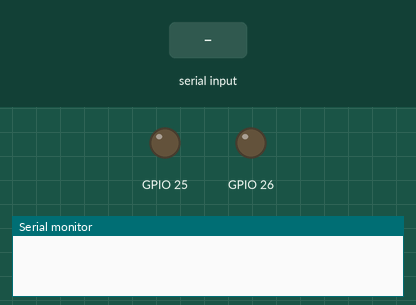
The sketch below on a simulated ESP32. On the bench: output pins drawn as LEDs (lit = HIGH), the last lines printed to the serial monitor. The inputs (shaded band) are chosen by the test bench.

Above: at 1.2 s.
1.3 s: "90,45,200\n" received over Serial
At 1.9 s:
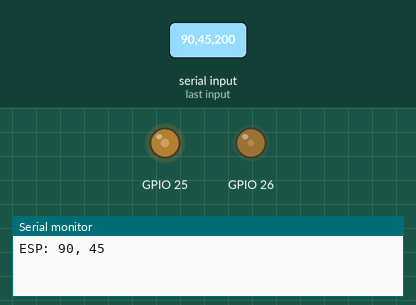
2.8 s: "30,150,10\n" received over Serial
At 3.1 s:
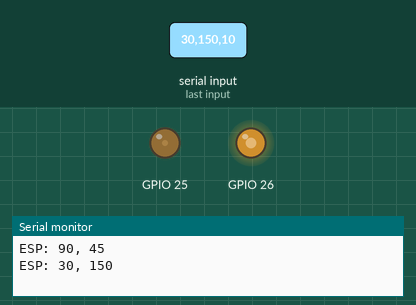
4.3 s: "90\n" received over Serial
At 5.1 s:
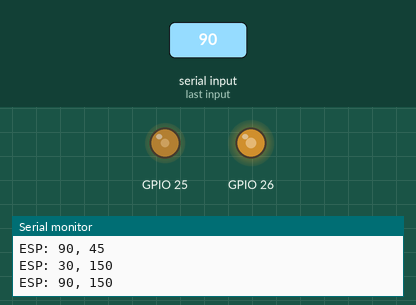
5.8 s: "200\n" received over Serial
At 6.3 s:
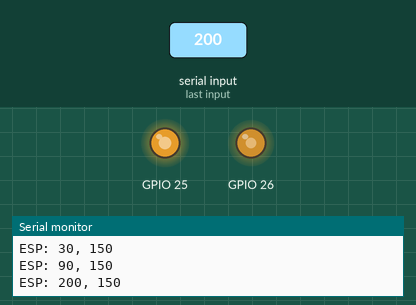
7.3 s: "1,90\n" received over Serial
At 8.5 s:
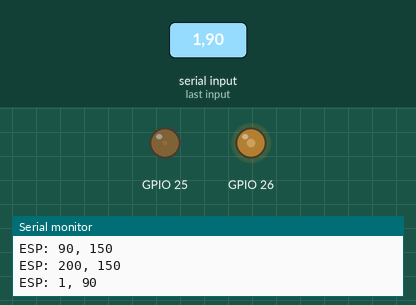
8.8 s: "90,45\n" received over Serial
At 9.9 s:
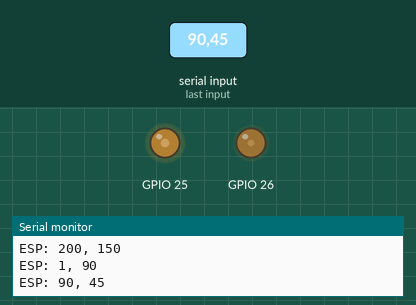
Timing chart, 0 to 11.3 s (numbered marks = the images above; inputs shaded):
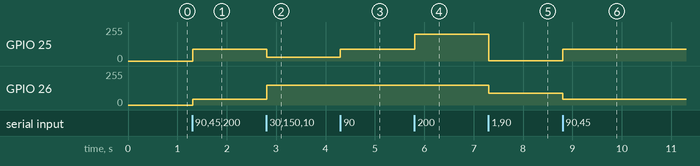

Measured:
- after the input at 1.3 s, GPIO 25: 0/255 → 90/255 at once; GPIO 26: 0/255 → 45/255 at once
- after the input at 2.8 s, GPIO 25: 90/255 → 30/255 at once; GPIO 26: 45/255 → 150/255 at once
- after the input at 4.3 s, GPIO 25: 30/255 → 90/255 at once
- after the input at 5.8 s, GPIO 25: 90/255 → 200/255 at once
- after the input at 7.3 s, GPIO 25: 200/255 → 1/255 at once; GPIO 26: 150/255 → 90/255 at once
- after the input at 8.8 s, GPIO 25: 1/255 → 90/255 at once; GPIO 26: 90/255 → 45/255 at once

The sketch:

serial_can_zed.ino
```cpp
#define MAX_BUFF_LEN 255

char c;
char s[MAX_BUFF_LEN];
uint8_t idx = 0;

int value1 = 0;
int value2 = 0;

void setup() {
  Serial.begin(115200);
  pinMode(25, OUTPUT);
  pinMode(26, OUTPUT);
}

void loop() {
  if (Serial.available() > 0) {
    c = Serial.read();
    if (c != '\n' && idx < MAX_BUFF_LEN - 1) {  // Ensure buffer does not overflow
      s[idx++] = c;
    } else {
      s[idx] = '\0';  // Null-terminate the string
      idx = 0;
      // Process the string to extract two integers
      char *token = strtok(s, ",");
      if (token != NULL) {
        value1 = atoi(token);
        token = strtok(NULL, ",");
        if (token != NULL) {
          value2 = atoi(token);
        }
      }

      // Use the values
      Serial.print("ESP: ");
      Serial.print(value1);
      Serial.print(", ");
      Serial.println(value2);

      // Write to DAC pins
      dacWrite(25, value1);
      dacWrite(26, value2);
    }
  }
}
```
